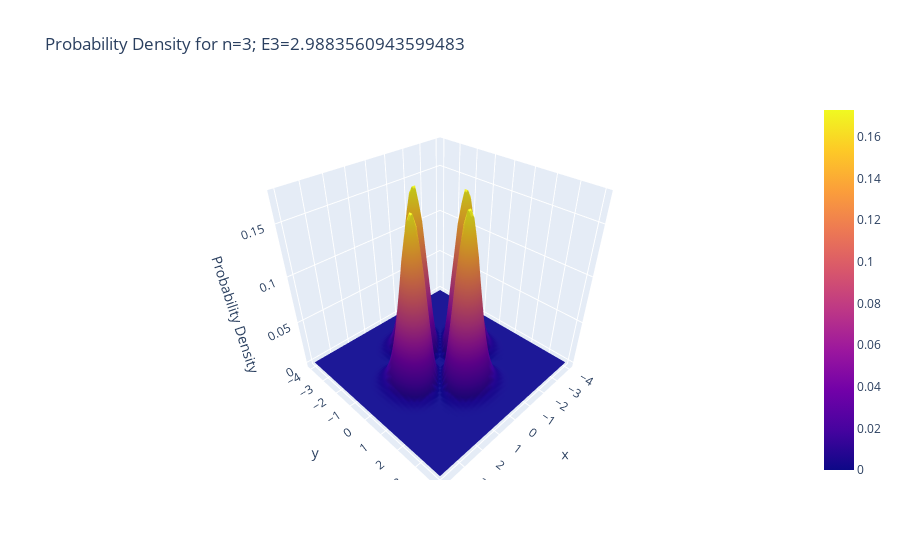

Write notebook code for a chart like this one.
### Code cell
n = 3       # INPUT
fig2 = go.Figure(data=[go.Surface(z=prob_den(n), x=x, y=y)])

fig2.update_layout(title=f'Probability Density for n={n}; E{n}={eig_val(n)}',
        scene=dict(xaxis_title='x', yaxis_title='y', zaxis_title='Probability Density'))
fig2.show()

### Figure 1 — Plotly figure (JSON) as saved in the notebook; plotly's stock layout.template omitted (floating-point values rounded to 4 significant figures; data arrays with more than 128 entries replaced by an {"elided": "..."} marker saying what was removed)
{"data": [{"type": "surface", "x": [-4, -3.837, -3.673, -3.51, -3.347, -3.184, -3.02, -2.857, -2.694, -2.531, -2.367, -2.204, -2.041, -1.878, -1.714, -1.551, -1.388, -1.224, -1.061, -0.898, -0.7347, -0.5714, -0.4082, -0.2449, -0.08163, 0.08163, 0.2449, 0.4082, 0.5714, 0.7347, 0.898, 1.061, 1.224, 1.388, 1.551, 1.714, 1.878, 2.041, 2.204, 2.367, 2.531, 2.694, 2.857, 3.02, 3.184, 3.347, 3.51, 3.673, 3.837, 4], "y": [-4, -3.837, -3.673, -3.51, -3.347, -3.184, -3.02, -2.857, -2.694, -2.531, -2.367, -2.204, -2.041, -1.878, -1.714, -1.551, -1.388, -1.224, -1.061, -0.898, -0.7347, -0.5714, -0.4082, -0.2449, -0.08163, 0.08163, 0.2449, 0.4082, 0.5714, 0.7347, 0.898, 1.061, 1.224, 1.388, 1.551, 1.714, 1.878, 2.041, 2.204, 2.367, 2.531, 2.694, 2.857, 3.02, 3.184, 3.347, 3.51, 3.673, 3.837, 4], "z": {"elided": "50x50 float values"}}], "layout": {"scene": {"xaxis": {"title": {"text": "x"}}, "yaxis": {"title": {"text": "y"}}, "zaxis": {"title": {"text": "Probability Density"}}}, "title": {"text": "Probability Density for n=3; E3=2.9883560943599483"}}}
